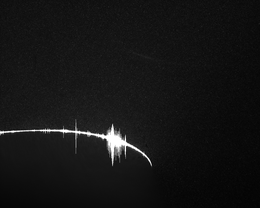
%> input picture NACA23012_1.bmp, 260 x 208 px, shrunk from 1280 x 1024 before the run
$ octave prova_filtri.m   (GNU Octave 9; MATLAB toolbox functions it lacks are replaced by stand-ins)
%> lines starting %> are read from the running program, lines starting %| are printed output that depends on the picture
### preproc.m
function image_out = preproc (image_in,order,clahe,clahe_window,hpf,hpf_size,minmax,minmax_size,int_capt,capt_scaling)

    k = 1;
    while k<=size(order,2)
        l=order(k);
        switch l
            case 1
                % CLAHE (Contrast Limited Adaptive Histogram Equalization)
                % Clahe opera una equalizzazione dell'istogramma in piccole regioni
                % dell'immagine (tiles). In casi di PIV con un esposizione non uniforme, il
                % contrasto di ogni porzione di immagine viene ottimizzato
                % indipendentemente. I tiles confinanti vengono sucessivamente ricollegati
                % mediante una intepolazione bilineare
                if clahe == 1
                    ntiles1 = round(size(image_in,1)/clahe_window);
                    ntiles2 = round(size(image_in,2)/clahe_window);
                    image_out = adapthisteq(image_in, 'NumTiles',[ntiles1 ntiles2], 'ClipLimit', 0.01, 'NBins', 256, 'Range', 'full', 'Distribution', 'uniform');
                else
                end

            case 2
                % HIGH PASS FILTER
                % Le informazioni a bassa frequenza del background possono essere rimosse
                % applicando un filtro passa alto che conserva le frequenze alte relative
                % alle particelle. Questo filtro è calcolato applicando un filtro passa
                % basso all'immagine (blurring) e sottraendolo all'immagine originale.
                if hpf == 1
                    h = fspecial('gaussian',hpf_size,hpf_size);
                    image = double(image_in-(imfilter(image_in,h,'replicate')));
                    image_out = image/max(max(image))*255;
                else
                end

            case 3
                % MIN/MAX FILTER
                if minmax==1
            %         image_in = im2double(image_in);
                    image_in = double(image_in);
                    [y,x] = size(image_in);

                    % Inizializzazione degli envelope
                    lower = zeros(y,x);
                    upper = zeros(y,x);

                    neighb = floor(minmax_size/2);
                    image_modified = padarray(image_in,[neighb neighb],NaN);
                    for i=1+neighb:y-neighb
                        for j=1+neighb:x-neighb
                            if rem(minmax_size,2)==0
                                disp('Errore: minmax_size deve essere un numero dispari');
                                break
                            else
                                tile = image_modified(i-neighb:i+neighb, j-neighb:j+neighb);

                                Min = min(tile,[],'all');
                                Max = max(tile,[],'all');

                                lower(i-neighb,j-neighb) = Min;
                                upper(i-neighb,j-neighb) = Max;
                            end
                        end
                    end
                    % Moving average filter
                    kernel = ones(minmax_size,1) / minmax_size;
                    lower = filter(kernel, 1, lower);
                    upper = filter(kernel, 1, upper);

                    image_out = 255*(image_in - lower)./(upper - lower);
                else
                end

            case 4
                % INTENSITY CAPPING
                % Imposta i valori di intensità superiori ad un certo limite al limite
                % stesso. Il limite viene calcolato come
                %           I_lim = median(I) + n*std(I)
                % dove 0.5 < n < 2
                if int_capt==1

                    image_in = double(image_in);

                    I_lim = median(image_in,'all') + capt_scaling*std(image_in,0,'all','omitnan');

                    for i=1:size(image_in,1)
                        for j=1:size(image_in,2)
                            if image_in(i,j)>I_lim
                                image_in(i,j) = I_lim;
                            end
                        end
                    end
                    image_out = image_in;
                else
                end
        end
    k = k+1;
    end


    % Filtri disattivati
    if clahe==0 && hpf==0 && minmax==0 && int_capt==0
        image_out = image_in;
    else
    end

    image_out=uint8(image_out);
end

### prova_filtri.m
clear all
close all
clc;


%% CARICAMENTO DELLA COPPIA DI IMMAGINI

image1 = imread('NACA23012_1.bmp');
%> image1 is the input picture: size 208x260 uint8; min 1, max 255, mean 21.1
image2 = imread('NACA23012_2.bmp');
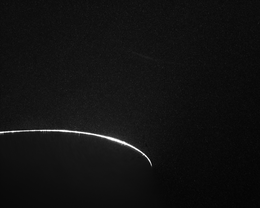
%> input picture NACA23012_2.bmp, 260 x 208 px, shrunk from 1280 x 1024 before the run
%> image2 is the input picture: size 208x260 uint8; min 0, max 255, mean 17.8

image1_old = image1;

figure(1)
imshow(image1)

%% PRE-PROCESS
% Ordine esecuzione filtri
order = [1,2,4,3];

% 1) Contrast Limit Adaptive Histogram Equalization
% Parametri CLAHE
clahe = 1; % 1=attivato, 0=disattivato
clahe_window = 32;

% 2) High Pass Filter
% Parametri HPF
hpf = 0;  % 1=attivato, 0=disattivato
hpf_size = 5;

% 3) Min-max Filter
minmax = 1;  % 1=attivato, 0=disattivato
minmax_window = 15; %15

% 4) Intensity campting
int_capt = 1;  % 1=attivato, 0=disattivato
capt_scaling = 1.5;  % Scaling factor: 0.5 < n < 2

% 5) Low Pass filter

% Miglioramento delle due immagini
image1 = preproc(image1,order,clahe,clahe_window,hpf,hpf_size,minmax,minmax_window,int_capt,capt_scaling);
%> the loop in preproc, `while k<=size(order,2)` made 4 passes
%> I_lim on pass 3: 54.95
%> after the loop in preproc, `while k<=size(order,2)`:
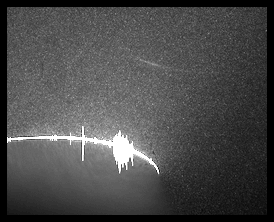
%> image_modified: size 222x274 double; 11.09% of the values are NaN or infinite; the others: min 1, max 54.95, mean 18.84; drawn with min black, max white, NaN and infinite black
%> after the loop in preproc, `while k<=size(order,2)`:
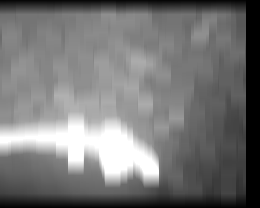
%> upper: size 208x260 double; min 0, max 54.95, mean 25.6; drawn with min black and max white
%> after the loop in preproc, `while k<=size(order,2)`: Max = 10; Min = 3; image = -36.35; k = 5; kernel = [0.0667; 0.0667; 0.0667; 0.0667; 0.0667; 0.0667; 0.0667; 0.0667; 0.0667; 0.0667; 0.0667; 0.0667; 0.0667; 0.0667; 0.0667]; neighb = 7
%> in preproc, `image_out=uint8(image_out);`:
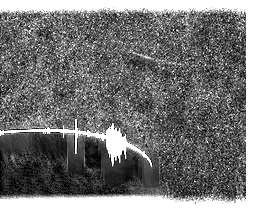
%> image_out: size 208x260 uint8; min 0, max 255, mean 117.4
image2 = preproc(image2,order,clahe,clahe_window,hpf,hpf_size,minmax,minmax_window,int_capt,capt_scaling);
%> call 2 of preproc, with order = [1 2 4 3], clahe = 1, clahe_window = 32, hpf = 0, hpf_size = 5, minmax = 1, minmax_size = 15, int_capt = 1
%> the loop in preproc (call 2), `while k<=size(order,2)` made 4 passes
%> I_lim on pass 3: 39.43
%> after the loop in preproc (call 2), `while k<=size(order,2)`:
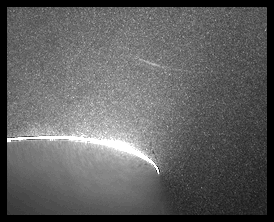
%> image_modified: size 222x274 double; 11.09% of the values are NaN or infinite; the others: min 0, max 39.43, mean 16.77; drawn with min black, max white, NaN and infinite black
%> after the loop in preproc (call 2), `while k<=size(order,2)`:
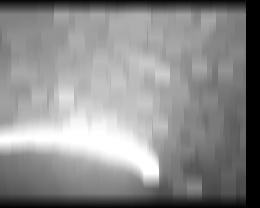
%> upper: size 208x260 double; min 0, max 39.43, mean 21.6; drawn with min black and max white
%> after the loop in preproc (call 2), `while k<=size(order,2)`: Max = 11; Min = 4; image = -39.53

figure(2)
imshow(image1)

figure(3)
imhist(image1_old)
%> figure, not shown here; highest point at x = 20, y = 3468

figure(4)
imhist(image1)
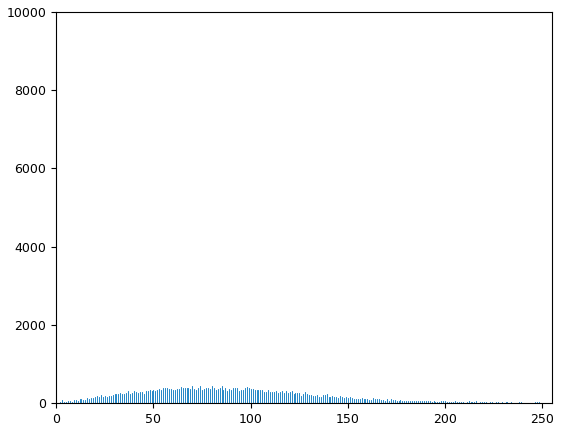
%> figure redrawn from the program's plot data; highest point at x = 255, y = 8817
